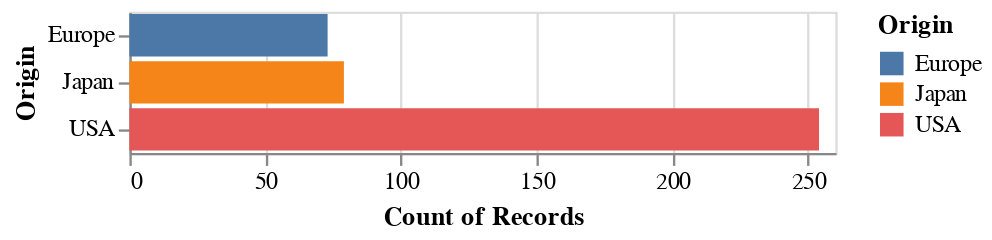

This figure's notebook cell:
### Code cell
# Create a bar chart
bar_chart = alt.Chart(cars).mark_bar().encode(
    x='count()',
    y = 'Origin',
    color = 'Origin'
).interactive()

bar_chart

### Figure 1 — Vega-Lite specification as saved in the notebook (floating-point values rounded to 4 significant figures; data arrays with more than 128 entries replaced by an {"elided": "..."} marker saying what was removed)
{"config": {"view": {"continuousWidth": 300, "continuousHeight": 300}}, "data": {"name": "data-583e73726c1545c56c203344161a975c"}, "mark": {"type": "bar"}, "encoding": {"color": {"field": "Origin", "type": "nominal"}, "x": {"aggregate": "count", "type": "quantitative"}, "y": {"field": "Origin", "type": "nominal"}}, "params": [{"name": "param_1", "select": {"type": "interval", "encodings": ["x", "y"]}, "bind": "scales"}], "$schema": "https://vega.github.io/schema/vega-lite/v5.20.1.json", "datasets": {"data-583e73726c1545c56c203344161a975c": {"elided": "406 records"}}}
